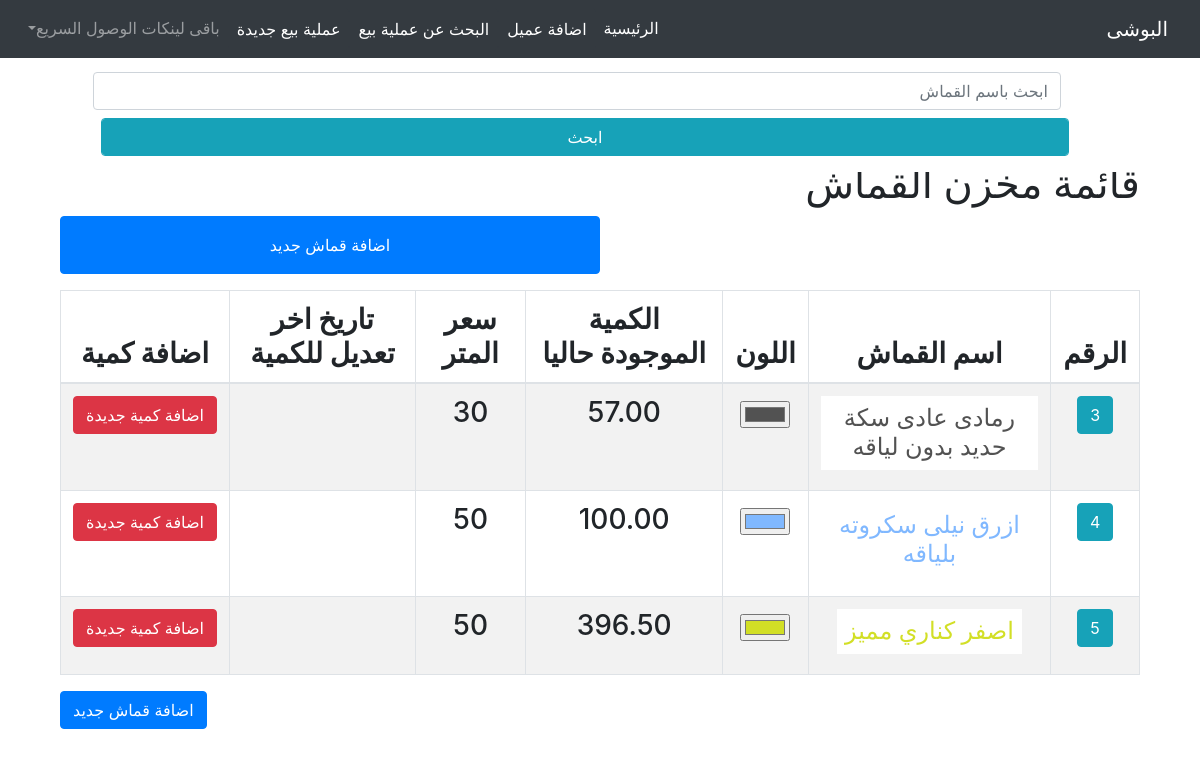
/storge/, run on an earlier commit of the app's database.
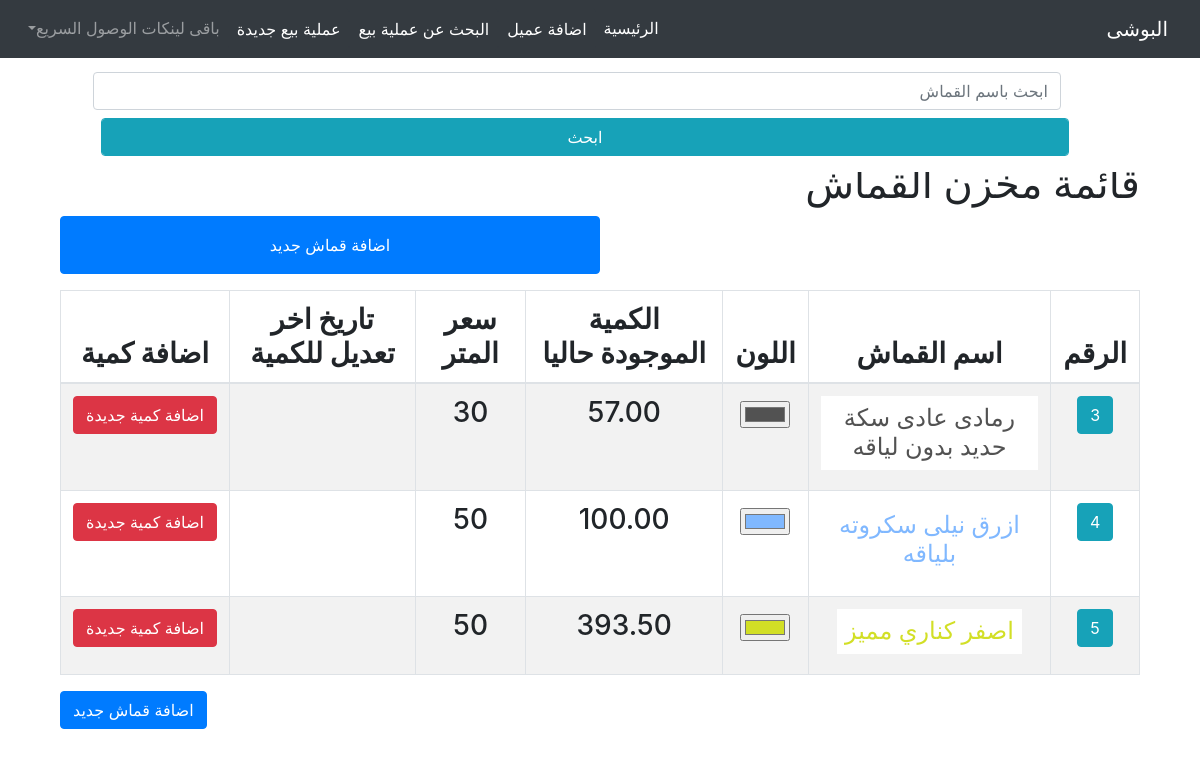
And on a later commit of the database.
### storge/models.py (models this page shows, shortened)
class Cloth(TimeStampMixin, models.Model):
    name       = models.CharField(max_length=50, null=True, blank=True, verbose_name="اسم القماش")
    amount     = models.DecimalField(max_digits=5,decimal_places=2, null=True, blank=True, verbose_name="الكمية")
    price      = models.CharField(max_length=5, null=True, blank=True, verbose_name="سعر المتر")
    classs     = models.ForeignKey('Classs', on_delete=models.CASCADE, null=True, blank=True, verbose_name="التصنيف")
    typee      = models.CharField(max_length=50, null=True, blank=True, db_index=True,verbose_name="النوع")
    color      = ColorField(verbose_name="لون القماش", null=True, blank=True)
    history    = HistoricalRecords()

### client/models.py (models this page shows)
class TimeStampMixin(models.Model):
    created_at      = models.DateTimeField(auto_now_add=True,null=True)
    updated_at      = models.DateTimeField(auto_now=True,null=True)
    is_deleted      = models.BooleanField(default=False)

### storge/views.py (the view)
# urls.py: path('', clothListView.as_view(), name="list"),
class clothListView(ListView):
    model = Cloth
    template_name = 'storge/cloth_list.html'
    context_object_name = 'cloths'
    def get_queryset(self):
        queryset = super().get_queryset()
        search_query = self.request.GET.get('q')
        if search_query:
            queryset = queryset.filter(
                Q(name__icontains=search_query)
            )
        queryset = queryset.order_by('-created_at')
        return queryset

### storge/templates/storge/cloth_list.html (shortened to what this page needs)
{% extends "homee/index.html" %}
{% block content %}
<div class="container-fluid">
    <div class="row mt-5 mb-3 bg-white w-100" style=" position: fixed; top: 0rem; display: inline-block; left: 0rem; z-index:2;">
        <div class="col-10 m-auto p-3 text-center">
            <form class="form" action="#" method="GET" style="">
                <div class="">
                    <input name="q" class="form-control m-2" placeholder="ابحث باسم القماش">
                    <input type="submit" class="form-control btn btn-info" value="ابحث">
                </div>
            </form>
        </div>
    </div>
    <div class="row">
        <div class="col-12 mb-5" style="padding-top:6rem">
            <h1 class="text-right">قائمة مخزن القماش</h1>
            <a class="btn btn-primary w-50 p-3 mb-3" href="{% url "cloth:create" %}">اضافة قماش جديد</a>
            <table class="table text-center table-striped table-hover table-bordered w-100 h3" id="" style="">
                <thead>
                    <th>الرقم</th>
                    <th>اسم القماش</th>
                    <th>اللون</th>
                    <th>الكمية الموجودة حاليا</th>
                    <th>سعر المتر</th>
                    <th>تاريخ اخر تعديل للكمية</th>
                    <th>اضافة كمية</th>
                </thead>
                <tbody>
                    {% for cloth in cloths %}
                        <tr class="p-4">
                            <td>
                                <a class="btn btn-info text-white"href="#">{{ cloth.id }}</a>
                            </td>
                            <td style="color: {{ cloth.color }}"><p class="d-inline-block bg-white h4 p-2">{{ cloth.name }}</p></td>
                            <td><input type="color" value="{{ cloth.color }}"></td>
                            <td>{{ cloth.amount }}</td>
                            <td>{{ cloth.price }}</td>
                            <td>{{ cloth.created_at|date:"Y-m-d / h:i" }}</td>
                            <td><a class="btn btn-danger" href="{% url "cloth:edit" cloth.id %}">اضافة كمية جديدة</a></td>
                        </tr>
                    {% empty %}
                        <li>No client found.</li>
                    {% endfor %}
                </tbody>
            </table>
            <a class="btn btn-primary" href="{% url "cloth:create" %}">اضافة قماش جديد</a>
        </div>
    </div>
</div>
{% endblock %}

### home/templates/homee/index.html (shortened to what this page needs)
<!DOCTYPE html>
<html lang="ar">
<head>
    {% load static %}
    <link rel="stylesheet" href="{% static "homee/css/bootstrap.min.css" %}"/>
    <link rel="stylesheet" href="https://cdnjs.cloudflare.com/ajax/libs/chosen/1.8.7/chosen.min.css" />
</head>
<body style="direction:rtl">
    <nav class="navbar navbar-expand-md navbar-dark bg-dark fixed-top">
        <a class="navbar-brand" href="{% url 'home:homepage' %}">البوشى</a>
        <div class="collapse navbar-collapse" id="navbarsExampleDefault">
            <ul class="navbar-nav mr-auto">
                <li class="nav-item active">
                    <a class="nav-link" href="{% url 'home:homepage' %}">الرئيسية <span class="sr-only">(current)</span></a>
                </li>
                <li class="nav-item">
                    <a class="nav-link btn btn-dark text-white" href="{% url "client:create" %}">اضافة عميل</a>
                </li>
                <li class="nav-item">
                    <a class="nav-link btn btn-dark text-white" href="{% url "order:list" %}">البحث عن عملية بيع</a>
                </li>
                <li class="nav-item">
                    <a class="nav-link btn btn-dark text-white" href="{% url "order:createMain" %}">عملية بيع جديدة</a>
                </li>
                <li class="nav-item dropdown">
                    <a class="nav-link dropdown-toggle" href="http://example.com" id="dropdown01" data-toggle="dropdown" aria-haspopup="true" aria-expanded="false">باقى لينكات الوصول السريع</a>
                </li>
            </ul>
        </div>
    </nav>
    <main role="main" class="container mt-5 pt-3">
        {% block content %}{% endblock %}
    </main>
</body>

What changed in the data, as far as the page shows it:
changed Cloth "اصفر كناري مميز": amount "396.50" → "393.50"
